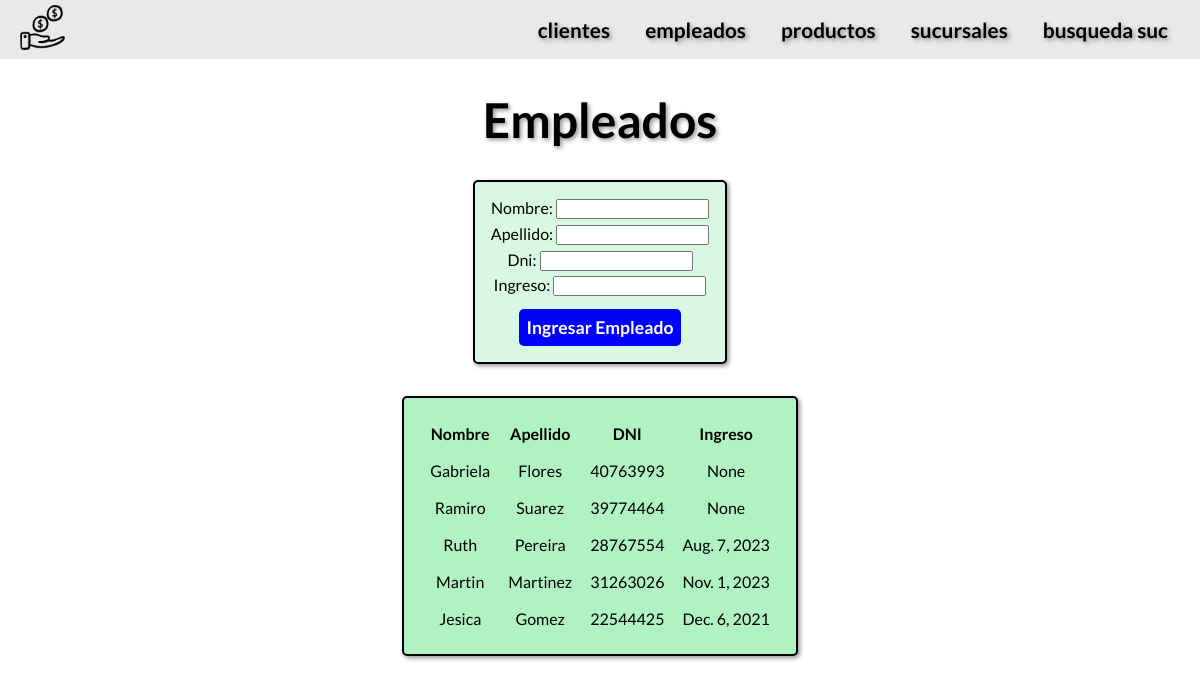
/AppComercio/empleados/, run on the app's committed database.
### AppComercio/models.py (models this page shows, shortened)
class Empleados(models.Model):
    nombre=models.CharField(max_length=50)
    apellido=models.CharField(max_length=50)
    dni=models.IntegerField()
    ingreso=models.DateField()

### AppComercio/views.py (the view)
# urls.py: path("empleados/",empleados,name="empleados"),
def empleados(request):
    data=Empleados.objects.all()
    if request.method=="POST":
        form=empleadosForm(request.POST)
        if form.is_valid():
            info=form.cleaned_data
            nombre=info["nombre"]
            apellido=info["apellido"]
            dni=info["dni"]
            ingreso=info["ingreso"]
            empleado=Empleados(nombre=nombre,apellido=apellido,dni=dni,ingreso=ingreso)
            empleado.save()
            form_empleado=empleadosForm()
            return render(request,"AppComercio/empleados.html",{"mensaje":"Empleado Creado","formulario":form_empleado,"empleados":data})
        return render(request,"AppComercio/empleados.html",{"mensaje":"usuario invalido","empleados":data})
    else:
        form_empleado=empleadosForm()
        return render(request,"AppComercio/empleados.html",{"empleados":data,"formulario":form_empleado})

### AppComercio/forms.py
class empleadosForm(forms.Form):
    nombre=forms.CharField(max_length=50)
    apellido=forms.CharField(max_length=50)
    dni=forms.IntegerField()
    ingreso=forms.DateField()

### AppComercio/templates/AppComercio/empleados.html (shortened to what this page needs)
{% extends 'AppComercio/mainTemplate.html' %} {% load static %}
{% block mainBlock %}
<h1>Empleados</h1>
<section id=section-form>
    <form id=cliente-form action="{% url 'empleados' %}" method="POST"> {% csrf_token %}
        {{formulario.as_p}}
    <input class="enviar" type="submit" value="Ingresar Empleado">
</form>
</section>
{% if empleados %}
<table id=tabla>
    <tr>
      <th>Nombre</th>
      <th>Apellido</th>
      <th>DNI</th>
      <th>Ingreso</th>
    </tr>
{% for data in empleados  %}
    <tr>
      <td>{{data.nombre}}</td>
      <td>{{data.apellido}}</td>
      <td>{{data.dni}}</td>
      <td>{{data.ingreso}}</td>
    </tr>
{% endfor %}
</table>
{% endif %}
{% endblock mainBlock %}

### AppComercio/static/AppComercio/css/index.css (style rules this page uses)
* { margin: 0; padding: 0; font-family: Lato, sans-serif; text-align: center; }
body { background-color: #ffffff; }
h1 { padding-top: 2rem; font-size: 3rem; text-shadow: 2px 2px 4px rgba(63, 61, 61, 0.548); ; }
#tabla { background-color: #b0f2c2; margin: 2rem; padding: 1rem; border: solid 2px; border-radius: 5px; box-shadow: 2px 2px 4px rgba(63, 61, 61, 0.548); }
#tabla th,td { padding: .5rem; }
#section-form { display: flex; justify-content: center; align-items: center; }
#cliente-form { display: flex; flex-direction: column; border: solid 2px black; border-radius: 5px; padding: 1rem; margin-top: 2rem; background-color: #d8f8e1; align-items: center; box-shadow: 2px 2px 4px rgba(63, 61, 61, 0.548); }
#cliente-form p { margin-bottom: .3rem; }
#cliente-form input { width:fit-content; }
.enviar { font-size: 1.1rem; margin-top: .5rem; background-color: blue; color: white; border: 1px black; border-radius: 5px; padding: .5rem; font-weight: bold; }

### data on the page
Empleados: nombre "Gabriela", apellido "Flores", dni "40763993", ingreso "None"
Empleados: nombre "Ramiro", apellido "Suarez", dni "39774464", ingreso "None"
Empleados: nombre "Ruth", apellido "Pereira", dni "28767554", ingreso "Aug. 7, 2023"
Empleados: nombre "Martin", apellido "Martinez", dni "31263026", ingreso "Nov. 1, 2023"
Empleados: nombre "Jesica", apellido "Gomez", dni "22544425", ingreso "Dec. 6, 2021"
